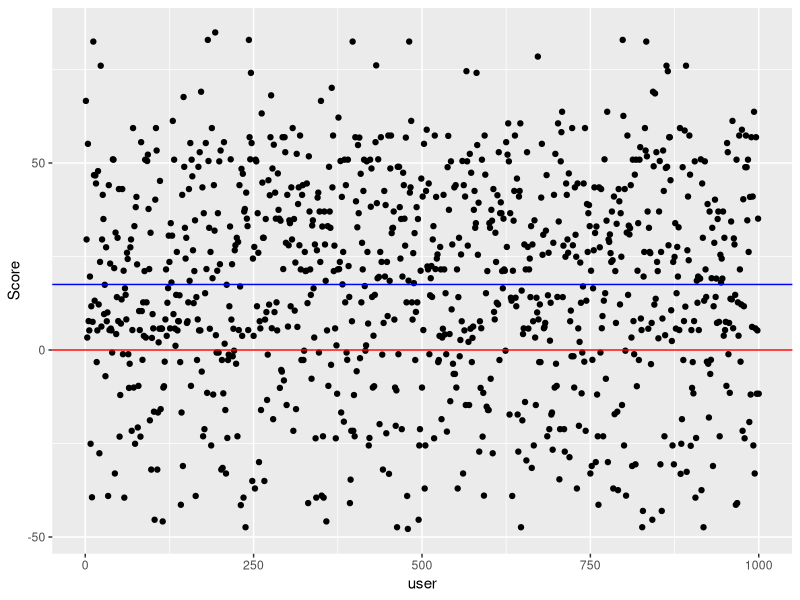

Write the R code that produced this figure.
## ---- chunk 1
# Packages
library(tidyverse)
library(modelr)
options(na.action = na.warn)
## ---- chunk 2
# Create test set, each column representing a question in the "should you get a dog?" function
Input.df <-  data.frame(AgeInput=integer(),HomeInput=integer(),MentalHealthInput=integer(),PhysicalHealthInput=integer(),LivingWithInput=integer(),AllergiesInput=integer(),PriorOwnershipInput=integer(),ExpensesInput=integer(), Score=double())
# sample size (num of users to simulate)
N <- 1000 

# For each user (row) in test set, generate inputs to each question (column)
for (i in 1:N) {
  
  # Generate random inputs 
  AgeInput <- sample(0:100, 1) #number = age
  HomeInput <- sample(0:1, 1) #0 = house, 1=apartment
  MentalHealthInput <- sample(0:1, 1) #0 = yes, 1=no
  PhysicalHealthInput <- sample(0:1, 1) #0 = yes, 1=no
  LivingWithInput <- sample(0:1, 1) #0 = alone, 1=withOthers
  AllergiesInput <- sample(0:1, 1) #0 = yes, 1=no
  PriorOwnershipInput <- sample(0:1, 1) #0 = yes, 1=no
  ExpensesInput <- sample(0:2, 1) #0 = above, 1=equal, 2=below
  Score <- 0
  
  x <- matrix(c(AgeInput, HomeInput, MentalHealthInput, PhysicalHealthInput, LivingWithInput, AllergiesInput, PriorOwnershipInput, ExpensesInput, Score), nrow = 1)
  
  # Add user's inputs to test set
  df.new = data.frame(x)
  Input.df <- rbind(Input.df, df.new)
}

# Assign each user an id
Input.df$id <- seq.int(nrow(Input.df))
names(Input.df) <- c("AgeInput", "HomeInput", "MentalHealthInput", "PhysicalHealthInput", "LivingWithInput", "AllergiesInput", "PriorOwnershipInput", "ExpensesInput", "Score", "id")
## ---- chunk 3
  Elderly <- 25.568928
  Child <- 4.3575
  DesireMentalHealth <- 15.861187
  DesirePhysicalHealth <- 8.362460625
  HasAllergies <- -6.45491
  House <- 29.339743
  LivesAlone <- 3.778483333
  LivesWOthers <- 3.33245
  HasPriorOwnership <- 2 
  LowerWillingnessToPay <- -44.7118
## ---- chunk 4

# For each user in test set, calculate their score using our "should you get a dog?" function
 for (i in 1:N) { 
   
    UserScore <- 0
  
  # Q: How old are you? 
      AgeInput <- Input.df$AgeInput[Input.df$id == i]
      # super elderly
      if (AgeInput >= 80) {
        UserScore <- UserScore + 0
      # elderly
      } else if (AgeInput >= 65) {
        UserScore <- UserScore + Elderly
      # adult  
      } else if (AgeInput > 18) {
        UserScore <- UserScore + 0
      # child
      } else {
        UserScore <- UserScore + Child
      }

  #Q: What is your home like?
      HomeInput <- Input.df$HomeInput[Input.df$id == i]
      # lives in a house
      if (HomeInput == 0) {
        UserScore <- UserScore +  House
      # lives in an apartment
      } else {
        UserScore <- UserScore +  0
      }
  
  #Q: Do you desire mental/emotional health benefits from owning a dog?
      MentalHealthInput <- Input.df$MentalHealthInput[Input.df$id == i]
      if (MentalHealthInput == 0) {
        UserScore <- UserScore +  DesireMentalHealth
      } else {
        UserScore <- UserScore +  0
      }

  #Q: Do you desire physical health benefits from owning a dog?
      PhysicalHealthInput <- Input.df$PhysicalHealthInput[Input.df$id == i]
      if (PhysicalHealthInput == 0) {
        UserScore <- UserScore +  DesirePhysicalHealth
      } else {
        UserScore <- UserScore +  0
      }

  #Q: Do you live alone?
      LivingWithInput <- Input.df$LivingWithInput[Input.df$id == i]
      # lives alone
      if (LivingWithInput == 0) {
        UserScore <- UserScore +  LivesAlone 
      #lives with others
      } else {
        UserScore <- UserScore +  LivesWOthers
      }

  #Q: Are you or anyone in your household allergic to dogs?
      AllergiesInput <- Input.df$AllergiesInput[Input.df$id == i]
      # has allergies
      if (AllergiesInput == 0) {
        UserScore <- UserScore +  HasAllergies
      # does not have allergies
      } else {
        UserScore <- UserScore +  0
      }

  #Q: Have you owned a dog in the past?
      PriorOwnershipInput <- Input.df$PriorOwnershipInput[Input.df$id == i]
      # has prior dog ownership
      if (PriorOwnershipInput == 0) {
        UserScore <- UserScore +  HasPriorOwnership
      # does not have prior dog ownership
      } else {
        UserScore <- UserScore +  0
      }

  #Q: The average monthly cost of owning a dog is $171.24 (ranges from $55.47 - $395.69). Would you be able/willing to pay equal to that amount, below that amount or above that amount for your dog?
      ExpensesInput <- Input.df$ExpensesInput[Input.df$id == i]
      # willing/able to pay below monthly average
      if (ExpensesInput == 2) {
       UserScore <- UserScore +  LowerWillingnessToPay 
      # willing/able to pay equal or above monthly average
      } else {
          Score <- Score +  0
      }

  # Set user's test score as calculated score
  Input.df$Score[Input.df$id == i] <- UserScore
  
}
## ---- chunk 5
# Plot distribution of scores for all users in test set
ScorePlot <- ggplot(Input.df, aes(id, Score)) + 
  geom_point()

ScorePlot <- ScorePlot + labs(x = "user")
ScorePlot <- ScorePlot  + geom_hline(yintercept = 0, color= "red") #theshold: score = 0
ScorePlot <- ScorePlot  + geom_hline(yintercept = mean(Input.df$Score), color="blue") #average score
ScorePlot 

# Calculate the average score for test set
AverageScore <- mean(Input.df$Score)
print(AverageScore)

# Calculate how many users should and should not get a dog
ShouldGetADog <- count(Input.df, Input.df$Score > 0)
print(ShouldGetADog)
